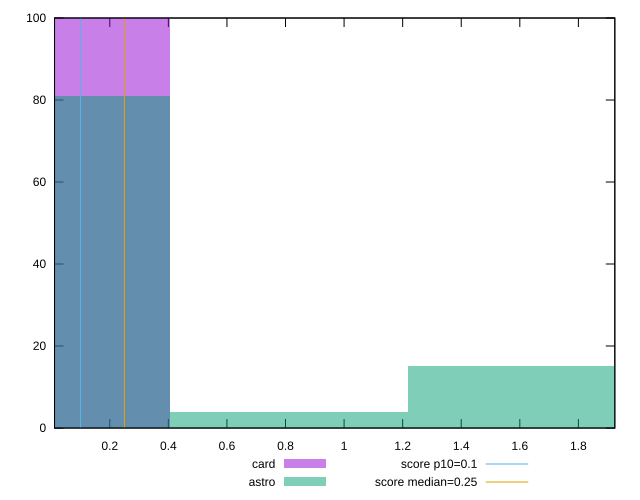

The gnuplot source for this figure:
reset

$card <<EOF
0 100
EOF

$astro <<EOF
0 81
1.6246413003831066 15
0.8123206501915533 4
EOF

set key outside below
set boxwidth 0.8123206501915533
set xrange [0.011352840529547797:1.9244194030761719]
set yrange [0:100]
set trange [0:100]
set style fill transparent solid 0.5 noborder

set parametric
set terminal svg size 640, 500 enhanced background rgb 'white'
set output "reports/report_00028_2021-02-24T12-49-42.674Z/cumulative-layout-shift/comparison/histogram/2_vs_3.svg"

plot $card title "card" with boxes, \
     $astro title "astro" with boxes, \
     0.1,t title "score p10=0.1", \
     0.25,t title "score median=0.25"

reset
